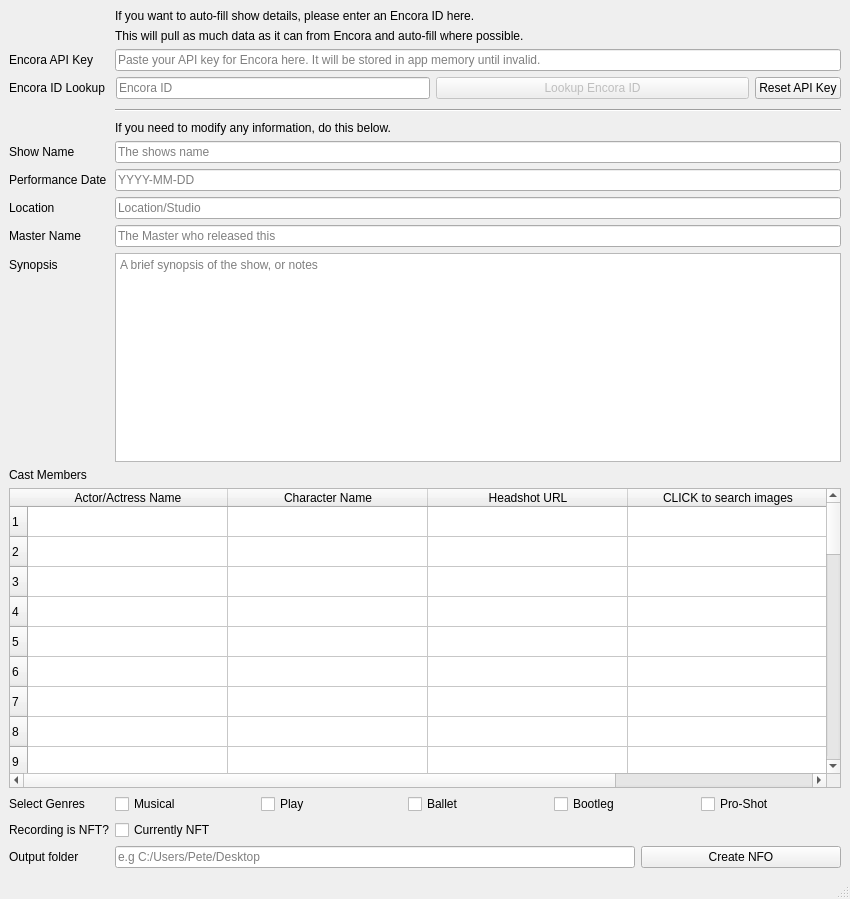
<?xml version="1.0" encoding="UTF-8"?>
<ui version="4.0">
 <class>MainWindow</class>
 <widget class="QMainWindow" name="MainWindow">
  <property name="geometry">
   <rect>
    <x>0</x>
    <y>0</y>
    <width>850</width>
    <height>899</height>
   </rect>
  </property>
  <property name="maximumSize">
   <size>
    <width>1500</width>
    <height>1500</height>
   </size>
  </property>
  <property name="windowTitle">
   <string>NFOBuilder for Plex</string>
  </property>
  <property name="windowIcon">
   <iconset resource="resources.qrc">
    <normaloff>:/resources/plex-nfo.ico</normaloff>:/resources/plex-nfo.ico</iconset>
  </property>
  <widget class="QWidget" name="centralwidget">
   <property name="layoutDirection">
    <enum>Qt::LayoutDirection::LeftToRight</enum>
   </property>
   <property name="autoFillBackground">
    <bool>false</bool>
   </property>
   <layout class="QFormLayout" name="formLayout">
    <item row="0" column="1">
     <widget class="QLabel" name="autoFillLabel">
      <property name="text">
       <string>If you want to auto-fill show details, please enter an Encora ID here. </string>
      </property>
     </widget>
    </item>
    <item row="1" column="1">
     <widget class="QLabel" name="pullDataLabel">
      <property name="text">
       <string>This will pull as much data as it can from Encora and auto-fill where possible.</string>
      </property>
     </widget>
    </item>
    <item row="2" column="0">
     <widget class="QLabel" name="encoraAPIKeyLabel">
      <property name="text">
       <string>Encora API Key</string>
      </property>
     </widget>
    </item>
    <item row="2" column="1">
     <widget class="QLineEdit" name="encoraAPIKey">
      <property name="placeholderText">
       <string>Paste your API key for Encora here. It will be stored in app memory until invalid.</string>
      </property>
     </widget>
    </item>
    <item row="3" column="0">
     <widget class="QLabel" name="encoraIDLabel">
      <property name="text">
       <string>Encora ID Lookup</string>
      </property>
     </widget>
    </item>
    <item row="3" column="1">
     <layout class="QHBoxLayout" name="encoraIDLayout">
      <property name="leftMargin">
       <number>1</number>
      </property>
      <property name="topMargin">
       <number>0</number>
      </property>
      <property name="rightMargin">
       <number>0</number>
      </property>
      <item>
       <widget class="QLineEdit" name="encoraIDText">
        <property name="sizePolicy">
         <sizepolicy hsizetype="Expanding" vsizetype="Fixed">
          <horstretch>0</horstretch>
          <verstretch>0</verstretch>
         </sizepolicy>
        </property>
        <property name="placeholderText">
         <string>Encora ID</string>
        </property>
       </widget>
      </item>
      <item>
       <widget class="QPushButton" name="encoraLookupButton">
        <property name="enabled">
         <bool>false</bool>
        </property>
        <property name="sizePolicy">
         <sizepolicy hsizetype="MinimumExpanding" vsizetype="Fixed">
          <horstretch>0</horstretch>
          <verstretch>0</verstretch>
         </sizepolicy>
        </property>
        <property name="text">
         <string>Lookup Encora ID</string>
        </property>
       </widget>
      </item>
      <item>
       <widget class="QPushButton" name="resetAPIKeyButton">
        <property name="text">
         <string>Reset API Key</string>
        </property>
       </widget>
      </item>
     </layout>
    </item>
    <item row="4" column="0">
     <widget class="Line" name="line_2">
      <property name="sizePolicy">
       <sizepolicy hsizetype="Expanding" vsizetype="Maximum">
        <horstretch>0</horstretch>
        <verstretch>0</verstretch>
       </sizepolicy>
      </property>
      <property name="orientation">
       <enum>Qt::Orientation::Horizontal</enum>
      </property>
     </widget>
    </item>
    <item row="4" column="1">
     <widget class="Line" name="line">
      <property name="sizePolicy">
       <sizepolicy hsizetype="Expanding" vsizetype="Fixed">
        <horstretch>100</horstretch>
        <verstretch>5</verstretch>
       </sizepolicy>
      </property>
      <property name="minimumSize">
       <size>
        <width>100</width>
        <height>10</height>
       </size>
      </property>
      <property name="orientation">
       <enum>Qt::Orientation::Horizontal</enum>
      </property>
     </widget>
    </item>
    <item row="5" column="1">
     <widget class="QLabel" name="modifyInformationLAbel">
      <property name="text">
       <string>If you need to modify any information, do this below.</string>
      </property>
     </widget>
    </item>
    <item row="6" column="0">
     <widget class="QLabel" name="showNameLabel">
      <property name="text">
       <string>Show Name</string>
      </property>
     </widget>
    </item>
    <item row="6" column="1">
     <widget class="QLineEdit" name="showNameInput">
      <property name="placeholderText">
       <string>The shows name</string>
      </property>
     </widget>
    </item>
    <item row="8" column="0">
     <widget class="QLabel" name="showDateLabel">
      <property name="text">
       <string>Performance Date</string>
      </property>
     </widget>
    </item>
    <item row="8" column="1">
     <widget class="QLineEdit" name="showDateInput">
      <property name="placeholderText">
       <string>YYYY-MM-DD</string>
      </property>
     </widget>
    </item>
    <item row="9" column="0">
     <widget class="QLabel" name="showLocationLabel">
      <property name="text">
       <string>Location</string>
      </property>
     </widget>
    </item>
    <item row="9" column="1">
     <widget class="QLineEdit" name="showLocationInput">
      <property name="frame">
       <bool>true</bool>
      </property>
      <property name="placeholderText">
       <string>Location/Studio</string>
      </property>
     </widget>
    </item>
    <item row="10" column="0">
     <widget class="QLabel" name="showMasterLabel">
      <property name="text">
       <string>Master Name</string>
      </property>
     </widget>
    </item>
    <item row="10" column="1">
     <widget class="QLineEdit" name="showMasterInput">
      <property name="placeholderText">
       <string>The Master who released this</string>
      </property>
     </widget>
    </item>
    <item row="11" column="0">
     <widget class="QLabel" name="showSynopsisLabel">
      <property name="text">
       <string>Synopsis</string>
      </property>
     </widget>
    </item>
    <item row="11" column="1">
     <widget class="QTextEdit" name="showSynopsisInput">
      <property name="placeholderText">
       <string>A brief synopsis of the show, or notes</string>
      </property>
     </widget>
    </item>
    <item row="12" column="0">
     <widget class="QLabel" name="CastLabel">
      <property name="text">
       <string>Cast Members</string>
      </property>
     </widget>
    </item>
    <item row="13" column="0" colspan="2">
     <widget class="QTableWidget" name="castTable">
      <property name="minimumSize">
       <size>
        <width>0</width>
        <height>300</height>
       </size>
      </property>
      <property name="rowCount">
       <number>40</number>
      </property>
      <attribute name="horizontalHeaderCascadingSectionResizes">
       <bool>false</bool>
      </attribute>
      <attribute name="horizontalHeaderMinimumSectionSize">
       <number>150</number>
      </attribute>
      <attribute name="horizontalHeaderDefaultSectionSize">
       <number>200</number>
      </attribute>
      <attribute name="horizontalHeaderShowSortIndicator" stdset="0">
       <bool>false</bool>
      </attribute>
      <row/>
      <row/>
      <row/>
      <row/>
      <row/>
      <row/>
      <row/>
      <row/>
      <row/>
      <row/>
      <row/>
      <row/>
      <row/>
      <row/>
      <row/>
      <row/>
      <row/>
      <row/>
      <row/>
      <row/>
      <row/>
      <row/>
      <row/>
      <row/>
      <row/>
      <row/>
      <row/>
      <row/>
      <row/>
      <row/>
      <row/>
      <row/>
      <row/>
      <row/>
      <row/>
      <row/>
      <row/>
      <row/>
      <row/>
      <row/>
      <column>
       <property name="text">
        <string>Actor/Actress Name</string>
       </property>
      </column>
      <column>
       <property name="text">
        <string>Character Name</string>
       </property>
      </column>
      <column>
       <property name="text">
        <string>Headshot URL</string>
       </property>
      </column>
      <column>
       <property name="text">
        <string>CLICK to search images</string>
       </property>
      </column>
      <item row="0" column="0">
       <property name="text">
        <string/>
       </property>
       <property name="flags">
        <set>ItemIsSelectable|ItemIsEditable|ItemIsDragEnabled|ItemIsDropEnabled|ItemIsEnabled</set>
       </property>
      </item>
      <item row="0" column="1">
       <property name="text">
        <string/>
       </property>
      </item>
      <item row="0" column="2">
       <property name="text">
        <string/>
       </property>
      </item>
      <item row="0" column="3">
       <property name="text">
        <string/>
       </property>
      </item>
      <item row="1" column="0">
       <property name="text">
        <string/>
       </property>
      </item>
      <item row="1" column="1">
       <property name="text">
        <string/>
       </property>
      </item>
      <item row="1" column="2">
       <property name="text">
        <string/>
       </property>
      </item>
      <item row="1" column="3">
       <property name="text">
        <string/>
       </property>
      </item>
      <item row="2" column="0">
       <property name="text">
        <string/>
       </property>
      </item>
      <item row="2" column="1">
       <property name="text">
        <string/>
       </property>
      </item>
      <item row="2" column="2">
       <property name="text">
        <string/>
       </property>
      </item>
      <item row="2" column="3">
       <property name="text">
        <string/>
       </property>
      </item>
      <item row="3" column="0">
       <property name="text">
        <string/>
       </property>
      </item>
      <item row="3" column="1">
       <property name="text">
        <string/>
       </property>
      </item>
      <item row="3" column="2">
       <property name="text">
        <string/>
       </property>
      </item>
      <item row="3" column="3">
       <property name="text">
        <string/>
       </property>
      </item>
      <item row="4" column="0">
       <property name="text">
        <string/>
       </property>
      </item>
      <item row="4" column="1">
       <property name="text">
        <string/>
       </property>
      </item>
      <item row="4" column="2">
       <property name="text">
        <string/>
       </property>
      </item>
      <item row="4" column="3">
       <property name="text">
        <string/>
       </property>
      </item>
      <item row="5" column="0">
       <property name="text">
        <string/>
       </property>
      </item>
      <item row="5" column="1">
       <property name="text">
        <string/>
       </property>
      </item>
      <item row="5" column="2">
       <property name="text">
        <string/>
       </property>
      </item>
      <item row="5" column="3">
       <property name="text">
        <string/>
       </property>
      </item>
      <item row="6" column="0">
       <property name="text">
        <string/>
       </property>
      </item>
      <item row="6" column="1">
       <property name="text">
        <string/>
       </property>
      </item>
      <item row="6" column="2">
       <property name="text">
        <string/>
       </property>
      </item>
      <item row="6" column="3">
       <property name="text">
        <string/>
       </property>
      </item>
      <item row="7" column="0">
       <property name="text">
        <string/>
       </property>
      </item>
      <item row="7" column="1">
       <property name="text">
        <string/>
       </property>
      </item>
      <item row="7" column="2">
       <property name="text">
        <string/>
       </property>
      </item>
      <item row="7" column="3">
       <property name="text">
        <string/>
       </property>
      </item>
      <item row="8" column="0">
       <property name="text">
        <string/>
       </property>
      </item>
      <item row="8" column="1">
       <property name="text">
        <string/>
       </property>
      </item>
      <item row="8" column="2">
       <property name="text">
        <string/>
       </property>
      </item>
      <item row="8" column="3">
       <property name="text">
        <string/>
       </property>
      </item>
      <item row="9" column="0">
       <property name="text">
        <string/>
       </property>
      </item>
      <item row="9" column="1">
       <property name="text">
        <string/>
       </property>
      </item>
      <item row="9" column="2">
       <property name="text">
        <string/>
       </property>
      </item>
      <item row="9" column="3">
       <property name="text">
        <string/>
       </property>
      </item>
      <item row="10" column="0">
       <property name="text">
        <string/>
       </property>
      </item>
      <item row="10" column="1">
       <property name="text">
        <string/>
       </property>
      </item>
      <item row="10" column="2">
       <property name="text">
        <string/>
       </property>
      </item>
      <item row="10" column="3">
       <property name="text">
        <string/>
       </property>
      </item>
      <item row="11" column="0">
       <property name="text">
        <string/>
       </property>
      </item>
      <item row="11" column="1">
       <property name="text">
        <string/>
       </property>
      </item>
      <item row="11" column="2">
       <property name="text">
        <string/>
       </property>
      </item>
      <item row="11" column="3">
       <property name="text">
        <string/>
       </property>
      </item>
      <item row="12" column="0">
       <property name="text">
        <string/>
       </property>
      </item>
      <item row="12" column="1">
       <property name="text">
        <string/>
       </property>
      </item>
      <item row="12" column="2">
       <property name="text">
        <string/>
       </property>
      </item>
      <item row="12" column="3">
       <property name="text">
        <string/>
       </property>
      </item>
      <item row="13" column="0">
       <property name="text">
        <string/>
       </property>
      </item>
      <item row="13" column="1">
       <property name="text">
        <string/>
       </property>
      </item>
      <item row="13" column="2">
       <property name="text">
        <string/>
       </property>
      </item>
      <item row="13" column="3">
       <property name="text">
        <string/>
       </property>
      </item>
      <item row="14" column="0">
       <property name="text">
        <string/>
       </property>
      </item>
      <item row="14" column="1">
       <property name="text">
        <string/>
       </property>
      </item>
      <item row="14" column="2">
       <property name="text">
        <string/>
       </property>
      </item>
      <item row="14" column="3">
       <property name="text">
        <string/>
       </property>
      </item>
      <item row="15" column="0">
       <property name="text">
        <string/>
       </property>
      </item>
      <item row="15" column="1">
       <property name="text">
        <string/>
       </property>
      </item>
      <item row="15" column="2">
       <property name="text">
        <string/>
       </property>
      </item>
      <item row="15" column="3">
       <property name="text">
        <string/>
       </property>
      </item>
      <item row="16" column="0">
       <property name="text">
        <string/>
       </property>
      </item>
      <item row="16" column="1">
       <property name="text">
        <string/>
       </property>
      </item>
      <item row="16" column="2">
       <property name="text">
        <string/>
       </property>
      </item>
      <item row="16" column="3">
       <property name="text">
        <string/>
       </property>
      </item>
      <item row="17" column="0">
       <property name="text">
        <string/>
       </property>
      </item>
      <item row="17" column="1">
       <property name="text">
        <string/>
       </property>
      </item>
      <item row="17" column="2">
       <property name="text">
        <string/>
       </property>
      </item>
      <item row="17" column="3">
       <property name="text">
        <string/>
       </property>
      </item>
      <item row="18" column="0">
       <property name="text">
        <string/>
       </property>
      </item>
      <item row="18" column="1">
       <property name="text">
        <string/>
       </property>
      </item>
      <item row="18" column="2">
       <property name="text">
        <string/>
       </property>
      </item>
      <item row="18" column="3">
       <property name="text">
        <string/>
       </property>
      </item>
      <item row="19" column="0">
       <property name="text">
        <string/>
       </property>
      </item>
      <item row="19" column="1">
       <property name="text">
        <string/>
       </property>
      </item>
      <item row="19" column="2">
       <property name="text">
        <string/>
       </property>
      </item>
      <item row="19" column="3">
       <property name="text">
        <string/>
       </property>
      </item>
      <item row="20" column="0">
       <property name="text">
        <string/>
       </property>
      </item>
      <item row="20" column="1">
       <property name="text">
        <string/>
       </property>
      </item>
      <item row="20" column="2">
       <property name="text">
        <string/>
       </property>
      </item>
      <item row="20" column="3">
       <property name="text">
        <string/>
       </property>
      </item>
      <item row="21" column="0">
       <property name="text">
        <string/>
       </property>
      </item>
      <item row="21" column="1">
       <property name="text">
        <string/>
       </property>
      </item>
      <item row="21" column="2">
       <property name="text">
        <string/>
       </property>
      </item>
      <item row="21" column="3">
       <property name="text">
        <string/>
       </property>
      </item>
      <item row="22" column="0">
       <property name="text">
        <string/>
       </property>
      </item>
      <item row="22" column="1">
       <property name="text">
        <string/>
       </property>
      </item>
      <item row="22" column="2">
       <property name="text">
        <string/>
       </property>
      </item>
      <item row="22" column="3">
       <property name="text">
        <string/>
       </property>
      </item>
      <item row="23" column="0">
       <property name="text">
        <string/>
       </property>
      </item>
      <item row="23" column="1">
       <property name="text">
        <string/>
       </property>
      </item>
      <item row="23" column="2">
       <property name="text">
        <string/>
       </property>
      </item>
      <item row="23" column="3">
       <property name="text">
        <string/>
       </property>
      </item>
      <item row="24" column="0">
       <property name="text">
        <string/>
       </property>
      </item>
      <item row="24" column="1">
       <property name="text">
        <string/>
       </property>
      </item>
      <item row="24" column="2">
       <property name="text">
        <string/>
       </property>
      </item>
      <item row="24" column="3">
       <property name="text">
        <string/>
       </property>
      </item>
      <item row="25" column="0">
       <property name="text">
        <string/>
       </property>
      </item>
      <item row="25" column="1">
       <property name="text">
        <string/>
       </property>
      </item>
      <item row="25" column="2">
       <property name="text">
        <string/>
       </property>
      </item>
      <item row="25" column="3">
       <property name="text">
        <string/>
       </property>
      </item>
      <item row="26" column="0">
       <property name="text">
        <string/>
       </property>
      </item>
      <item row="26" column="1">
       <property name="text">
        <string/>
       </property>
      </item>
      <item row="26" column="2">
       <property name="text">
        <string/>
       </property>
      </item>
      <item row="26" column="3">
       <property name="text">
        <string/>
       </property>
      </item>
      <item row="27" column="0">
       <property name="text">
        <string/>
       </property>
      </item>
      <item row="27" column="1">
       <property name="text">
        <string/>
       </property>
      </item>
      <item row="27" column="2">
       <property name="text">
        <string/>
       </property>
      </item>
      <item row="27" column="3">
       <property name="text">
        <string/>
       </property>
      </item>
      <item row="28" column="0">
       <property name="text">
        <string/>
       </property>
      </item>
      <item row="28" column="1">
       <property name="text">
        <string/>
       </property>
      </item>
      <item row="28" column="2">
       <property name="text">
        <string/>
       </property>
      </item>
      <item row="28" column="3">
       <property name="text">
        <string/>
       </property>
      </item>
      <item row="29" column="0">
       <property name="text">
        <string/>
       </property>
      </item>
      <item row="29" column="1">
       <property name="text">
        <string/>
       </property>
      </item>
      <item row="29" column="2">
       <property name="text">
        <string/>
       </property>
      </item>
      <item row="29" column="3">
       <property name="text">
        <string/>
       </property>
      </item>
      <item row="30" column="0">
       <property name="text">
        <string/>
       </property>
      </item>
      <item row="30" column="1">
       <property name="text">
        <string/>
       </property>
      </item>
      <item row="30" column="2">
       <property name="text">
        <string/>
       </property>
      </item>
      <item row="30" column="3">
       <property name="text">
        <string/>
       </property>
      </item>
      <item row="31" column="0">
       <property name="text">
        <string/>
       </property>
      </item>
      <item row="31" column="1">
       <property name="text">
        <string/>
       </property>
      </item>
      <item row="31" column="2">
       <property name="text">
        <string/>
       </property>
      </item>
      <item row="31" column="3">
       <property name="text">
        <string/>
       </property>
      </item>
      <item row="32" column="0">
       <property name="text">
        <string/>
       </property>
      </item>
      <item row="32" column="1">
       <property name="text">
        <string/>
       </property>
      </item>
      <item row="32" column="2">
       <property name="text">
        <string/>
       </property>
      </item>
      <item row="32" column="3">
       <property name="text">
        <string/>
       </property>
      </item>
      <item row="33" column="0">
       <property name="text">
        <string/>
       </property>
      </item>
      <item row="33" column="1">
       <property name="text">
        <string/>
       </property>
      </item>
      <item row="33" column="2">
       <property name="text">
        <string/>
       </property>
      </item>
      <item row="33" column="3">
       <property name="text">
        <string/>
       </property>
      </item>
      <item row="34" column="0">
       <property name="text">
        <string/>
       </property>
      </item>
      <item row="34" column="1">
       <property name="text">
        <string/>
       </property>
      </item>
      <item row="34" column="2">
       <property name="text">
        <string/>
       </property>
      </item>
      <item row="34" column="3">
       <property name="text">
        <string/>
       </property>
      </item>
      <item row="35" column="0">
       <property name="text">
        <string/>
       </property>
      </item>
      <item row="35" column="1">
       <property name="text">
        <string/>
       </property>
      </item>
      <item row="35" column="2">
       <property name="text">
        <string/>
       </property>
      </item>
      <item row="35" column="3">
       <property name="text">
        <string/>
       </property>
      </item>
      <item row="36" column="0">
       <property name="text">
        <string/>
       </property>
      </item>
      <item row="36" column="1">
       <property name="text">
        <string/>
       </property>
      </item>
      <item row="36" column="2">
       <property name="text">
        <string/>
       </property>
      </item>
      <item row="36" column="3">
       <property name="text">
        <string/>
       </property>
      </item>
      <item row="37" column="0">
       <property name="text">
        <string/>
       </property>
      </item>
      <item row="37" column="1">
       <property name="text">
        <string/>
       </property>
      </item>
      <item row="37" column="2">
       <property name="text">
        <string/>
       </property>
      </item>
      <item row="37" column="3">
       <property name="text">
        <string/>
       </property>
      </item>
      <item row="38" column="0">
       <property name="text">
        <string/>
       </property>
      </item>
      <item row="38" column="1">
       <property name="text">
        <string/>
       </property>
      </item>
      <item row="38" column="2">
       <property name="text">
        <string/>
       </property>
      </item>
      <item row="38" column="3">
       <property name="text">
        <string/>
       </property>
      </item>
      <item row="39" column="0">
       <property name="text">
        <string/>
       </property>
      </item>
      <item row="39" column="1">
       <property name="text">
        <string/>
       </property>
      </item>
      <item row="39" column="2">
       <property name="text">
        <string/>
       </property>
      </item>
      <item row="39" column="3">
       <property name="text">
        <string/>
       </property>
      </item>
     </widget>
    </item>
    <item row="15" column="0">
     <widget class="QLabel" name="label">
      <property name="text">
       <string>Select Genres</string>
      </property>
     </widget>
    </item>
    <item row="15" column="1">
     <layout class="QHBoxLayout" name="horizontalLayout_2">
      <property name="topMargin">
       <number>0</number>
      </property>
      <item>
       <widget class="QCheckBox" name="checkbox_musical">
        <property name="text">
         <string>Musical</string>
        </property>
       </widget>
      </item>
      <item>
       <widget class="QCheckBox" name="checkbox_play">
        <property name="text">
         <string>Play</string>
        </property>
       </widget>
      </item>
      <item>
       <widget class="QCheckBox" name="checkbox_ballet">
        <property name="text">
         <string>Ballet</string>
        </property>
       </widget>
      </item>
      <item>
       <widget class="QCheckBox" name="checkbox_bootleg">
        <property name="text">
         <string>Bootleg</string>
        </property>
       </widget>
      </item>
      <item>
       <widget class="QCheckBox" name="checkbox_proshot">
        <property name="text">
         <string>Pro-Shot</string>
        </property>
       </widget>
      </item>
     </layout>
    </item>
    <item row="18" column="0">
     <widget class="QLabel" name="outputFolderLabel">
      <property name="text">
       <string>Output folder</string>
      </property>
     </widget>
    </item>
    <item row="18" column="1">
     <layout class="QHBoxLayout" name="horizontalLayout">
      <property name="topMargin">
       <number>0</number>
      </property>
      <item>
       <widget class="QLineEdit" name="outputFolderInput">
        <property name="placeholderText">
         <string>e.g C:/Users/Pete/Desktop</string>
        </property>
       </widget>
      </item>
      <item>
       <widget class="QPushButton" name="CreateNFO">
        <property name="minimumSize">
         <size>
          <width>200</width>
          <height>0</height>
         </size>
        </property>
        <property name="text">
         <string>Create NFO</string>
        </property>
       </widget>
      </item>
     </layout>
    </item>
    <item row="16" column="1">
     <widget class="QCheckBox" name="isNFTCheckbox">
      <property name="text">
       <string>Currently NFT</string>
      </property>
     </widget>
    </item>
    <item row="16" column="0">
     <widget class="QLabel" name="label_2">
      <property name="text">
       <string>Recording is NFT?</string>
      </property>
     </widget>
    </item>
   </layout>
  </widget>
  <widget class="QStatusBar" name="statusbar"/>
  <widget class="QMenuBar" name="menubar">
   <property name="geometry">
    <rect>
     <x>0</x>
     <y>0</y>
     <width>850</width>
     <height>22</height>
    </rect>
   </property>
  </widget>
  <action name="actionQuit">
   <property name="text">
    <string>Quit</string>
   </property>
  </action>
 </widget>
 <resources>
  <include location="resources.qrc"/>
 </resources>
 <connections/>
</ui>
